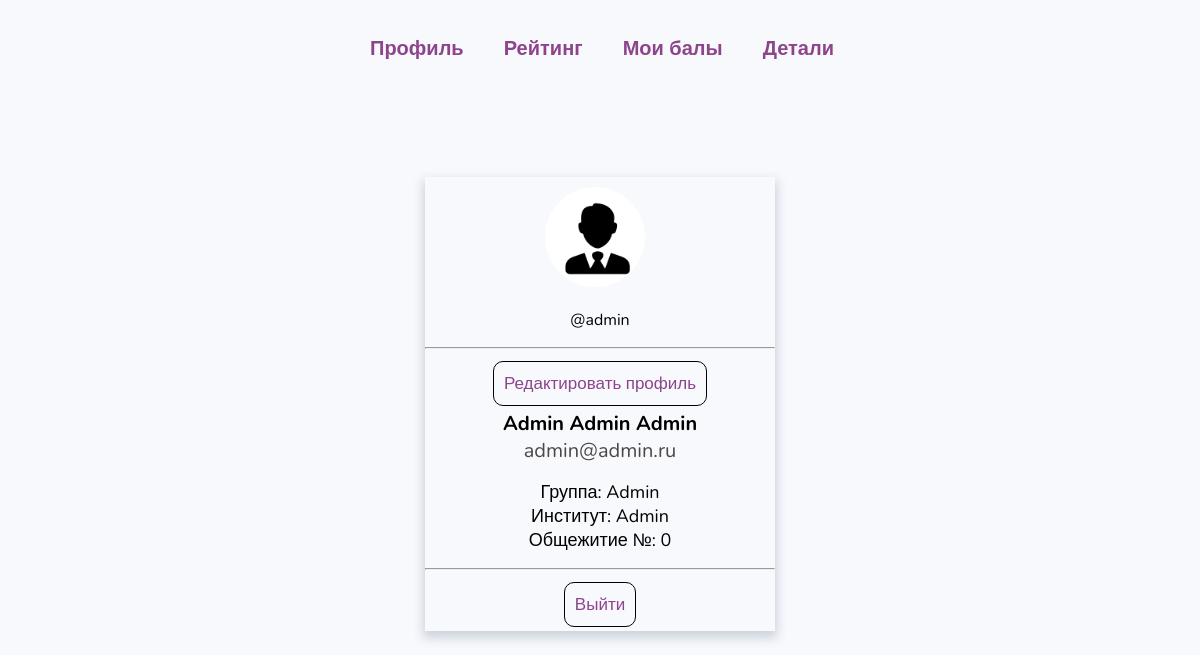
Page /profile/ (signed in) on the committed database.
### Points/models.py (models this page shows, shortened)
class Student(AbstractUser):
    email = models.EmailField(_('Адрес электронной почты'), unique=True)
    username = models.CharField(_('Имя пользователя'), max_length=50, unique=True)
    first_name = models.CharField(_('Имя'), max_length=50)
    second_name = models.CharField(_('Фамилия'), max_length=50)
    third_name = models.CharField(_('Отчество'), max_length=50)
    group = models.CharField(_('Группа'), max_length=10)
    institute = models.CharField(_('Институт'), max_length=20)
    hostel = models.CharField(_('Общежитие №'), max_length=1)
    photo = models.ImageField(upload_to='photos', null=True, blank=True, verbose_name='Фото пользователя')
    points = models.IntegerField(_('Баллы'), null=True, blank=True)
    USERNAME_FIELD = 'email'
    REQUIRED_FIELDS = ['username']
    objects = StudentManager()
    class Meta:
        verbose_name = 'Студент'
        verbose_name_plural = 'Студенты'

### Points/views.py (the view)
# urls.py: path('profile/', show_profile, name='profile'),
def show_profile(request):
    return render(request, 'Points/profile_page.html')

### Points/templates/Points/profile_page.html (shortened to what this page needs)
{% extends 'Points/base.html' %}
{% block loadstatic %}
{% load static %}
{% endblock loadstatic %}
{% block css %}
<link rel="stylesheet" href="{% static 'css/profile.css' %}">
{% endblock css %}
{% block content %}
<div class="card">
        <div class="image-block">
            {% if user.photo %}
            <img src="{{ user.photo.url }}" alt="" class="profile-image">
            {% else %}
            <div class="non-image">
                <div class="non-image-circle">
                </div>
            </div>
            {% endif %}
            <p>
                @{{ user.username }}
            </p>
            <hr>
            <div class="logout-button">
                <a href="{% url 'update' %}">
                    Редактировать профиль
                </a>
            </div>
        </div>
        <div class="info">
            <div class="st_name">
                {{ user.first_name }} {{ user.second_name }} {{ user.third_name }}
            </div>
            <div class="st_email">
                {{ user.email }}
            </div>
            <p>
                <div style="font-size: 18px;">
                    Группа: {{ user.group }}
                </div>
                <div style="font-size: 18px;">
                    Институт: {{ user.institute }}
                </div>
                <div style="font-size: 18px;">
                    Общежитие №: {{ user.hostel }}
                </div>
            </p>
        </div>
        <div class="footer-info">
            <hr>
            <div class="logout-button">
                <a href="{% url 'logout' %}">
                    Выйти
                </a>
            </div>
        </div>
    </div>
{% endblock content %}

### Points/static/css/profile.css (style rules this page uses)
body { margin: 0; background-color: #f8f9fd; font-family: 'Nunito', sans-serif; }
.card { margin: 0 auto; margin-top: 100px; width: 350px; max-height: auto; -webkit-box-shadow: 0px 5px 10px 2px rgba(34, 60, 80, 0.2); -moz-box-shadow: 0px 5px 10px 2px rgba(34, 60, 80, 0.2); box-shadow: 0px 5px 10px 2px rgba(34, 60, 80, 0.2); }
.info { text-align: center; }
.image-block { text-align: center; background-color: #f8f9fd; }
.profile-image { margin: 10px; margin-bottom: 0; margin-right: 20px; border-radius: 50%; width: 100px; height: 100px; background-color: white; }
.st_name { font-size: 20px; font-weight: bold; text-align: center; }
.st_email { font-size: 20px; color: rgb(76, 72, 72); }
.footer-info { text-align: center; }
.logout-button { padding: 15px; }
.logout-button a { text-decoration: none; border-radius: 10px; font-size: 17px; color: #8d448b; border: 1px solid black; padding: 10px; transition: background-color 0.1s linear, color 0.1s linear; }

### rows in the picture
Student: photo (picture), username "admin", first_name "Admin", second_name "Admin", third_name "Admin", email "admin@admin.ru", group "Admin", institute "Admin", hostel "0"
